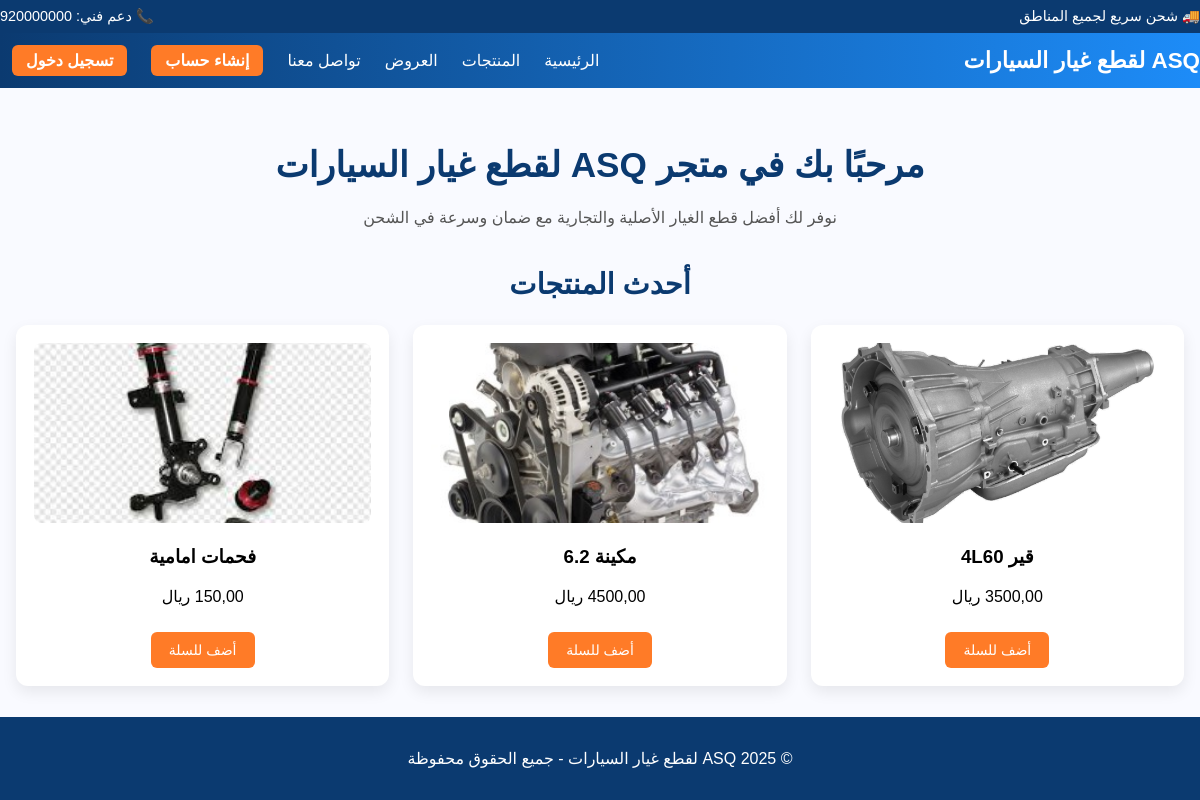
The page / on the database its author committed.
### catalog/models.py (models this page shows, shortened)
class Product(models.Model):
    name = models.CharField(max_length=200, verbose_name="اسم المنتج")
    slug = models.SlugField(unique=True, verbose_name="الرابط (Slug)")
    description = models.TextField(blank=True, verbose_name="وصف المنتج")
    category = models.ForeignKey(
        Category,
        on_delete=models.SET_NULL,
        null=True,
        related_name='products',
        verbose_name="التصنيف"
    )
    brand = models.ForeignKey(
        Brand,
        on_delete=models.SET_NULL,
        null=True,
        blank=True,
        related_name='products',
        verbose_name="العلامة التجارية"
    )
    price = models.DecimalField(max_digits=10, decimal_places=2, verbose_name="السعر")
    stock = models.PositiveIntegerField(default=0, verbose_name="المخزون")
    image = models.ImageField(upload_to='products/%Y/%m/%d/', null=True, blank=True,
                              verbose_name="صورة المنتج")  # ✅ تمت الإضافة هنا
    is_active = models.BooleanField(default=True, verbose_name="فعال")
    created_at = models.DateTimeField(auto_now_add=True, verbose_name="تاريخ الإضافة")
    class Meta:
        verbose_name = "منتج"
        verbose_name_plural = "المنتجات"

### clickshop2/views.py (the view)
# urls.py: path('', views.home_view, name='home'),
def home_view(request):
    products = Product.objects.filter(is_active=True).order_by('-created_at')[:6]  # عرض آخر 6 منتجات فقط
    return render(request, 'home.html', {'products': products})

### templates/home.html (shortened to what this page needs)
<!DOCTYPE html>
<html lang="ar" dir="rtl">
<head>
  {% load static %}
</head>
<body>
<div class="wrapper">
  {% include 'header.html' %}
  <main class="content home-main">
    <div class="container">
      <h1>مرحبًا بك في متجر <span>ASQ</span> لقطع غيار السيارات</h1>
      <p class="lead">نوفر لك أفضل قطع الغيار الأصلية والتجارية مع ضمان وسرعة في الشحن</p>
      {% include 'catalog-templates/product_list.html' %}
    </div>
  </main>
  {% include 'footer.html' %}
</div>
</body>
</html>

### templates/catalog-templates/product_list.html (shortened to what this page needs)
{% load static %}
<div class="products-section">
  <h2 class="section-title">أحدث المنتجات</h2>
  <div class="product-grid">
    {% for product in products %}
      <div class="product-card" onclick="viewProduct('{{ product.slug }}')">
        <img src="{{ product.image.url|default_if_none:'/static/img/no-image.jpg' }}" alt="{{ product.name }}">
        <h3>{{ product.name }}</h3>
        <p>{{ product.price }} ريال</p>
        <a href="{% url 'sales:add_to_cart' product.id %}" class="btn-add-to-cart" onclick="event.stopPropagation();">
          أضف للسلة
        </a>
      </div>
    {% empty %}
      <p style="text-align:center;">لا توجد منتجات متاحة حاليًا.</p>
    {% endfor %}
  </div>
</div>

### templates/home.html (style rules this page uses)
html, body { height: 100%; margin: 0; padding: 0; font-family: "Cairo", sans-serif; background: var(--bg-light, #f7f9fc); }
.wrapper { min-height: 100%; display: flex; flex-direction: column; }
.content { flex: 1; }
.home-main { padding: 32px 16px; text-align: center; }
.home-main h1 { font-size: 2.2rem; color: var(--blue-dark, #0b3a70); }
.home-main .lead { color: #555; margin-bottom: 32px; }

### templates/header.html (style rules this page uses)
:root { --blue-dark: #0b3a70; --blue-light: #1d8cf8; --orange: #ff7b27; --bg-light: #f9faff; --text-dark: #1a1a1a; }

### templates/catalog-templates/product_list.html (style rules this page uses)
.products-section { margin-top: 40px; text-align: center; }
.section-title { font-size: 1.8rem; margin-bottom: 24px; color: var(--blue-dark, #0b3a70); }
.product-grid { display: grid; grid-template-columns: repeat(auto-fit, minmax(240px, 1fr)); gap: 24px; }
.product-card { background: white; padding: 18px; border-radius: 12px; box-shadow: 0 6px 15px rgba(0, 0, 0, 0.08); transition: transform .2s ease; cursor: pointer; }
.product-card img { border-radius: 8px; width: 100%; height: 180px; object-fit: cover; }
.btn-add-to-cart { display: inline-block; background: var(--orange, #ff7a1a); color: #fff; padding: 10px 18px; border-radius: 6px; text-decoration: none; font-size: 14px; margin-top: 10px; }

### rows shown on the page
Product: image (picture), name "قير 4L60"
Product: image (picture), name "مكينة 6.2"
Product: image (picture), name "فحمات امامية"
